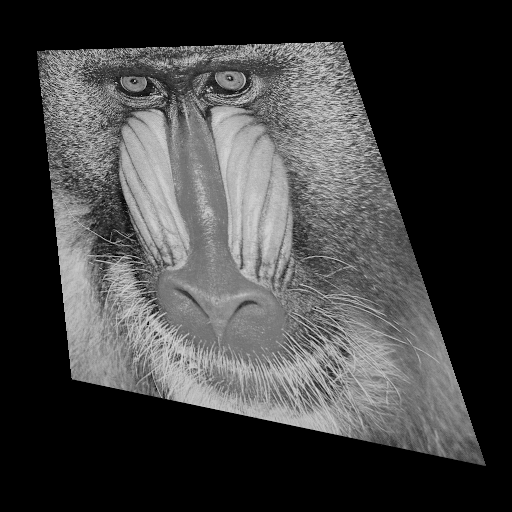
#> input picture img/baboon_perspectiva.png, 512 x 512 px
$ python fun.py
#> lines starting #> are read from the running program, lines starting #| are printed output that depends on the picture; after the words box and inside, x2 and y2 are one past the last pixel; in counts of white or black regions, pixels touching at a corner belong together
#> further down, img is the input picture: shape (512, 512, 3); min 0, max 232, mean 65.7
from operator import inv
from matplotlib.pyplot import hist, step
from imports import *
from config import *

# [123 lines left out: functions inter_VMP, inter_bilinear, imagem_upload, show_save_img, interpolador, escala and 1 more, not called in this run]

def perspectiva(img, args):
    # This function applies a perspective transformation to an image.
    # Init points
    pts1 = np.float32([[37,51],[342,42],[485,467],[73,380]])
    # End points
    pts2 = np.float32([[0,0],[511,0],[511,511],[0,511]])

    # Calculate the perspective transform matrix
    M = cv2.getPerspectiveTransform(pts1,pts2)
    # Apply the perspective transform to the image
    img_s = cv2.warpPerspective(img, M, (511,511))
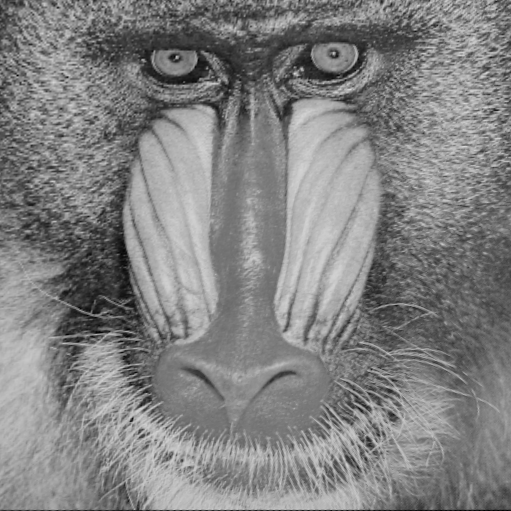
#> img_s: shape (511, 511, 3); min 2, max 220, mean 129.6

    img[51,27:47] = [255,0,0]
#> img: shape (512, 512, 3); 0.01% of pixels changed, all inside (x1, y1, x2, y2) = (27, 51, 47, 52)
    img[41:61,37] = [255,0,0]
#> img: shape (512, 512, 3); mean B, G, R 65.8, 65.7, 65.7

    img[42,332:352] = [0,255,0]
#> img: shape (512, 512, 3); mean B, G, R 65.8, 65.7, 65.7
    img[32:52,342] = [0,255,0]
#> img: shape (512, 512, 3); mean B, G, R 65.8, 65.8, 65.7

    img[467,475:495] = [0,0,255]
#> img: shape (512, 512, 3); mean B, G, R 65.8, 65.8, 65.7
    img[457:477,485] = [0,0,255]
#> img: shape (512, 512, 3); mean B, G, R 65.8, 65.8, 65.8

    img[380,63:83] = [255,255,255]
#> img: shape (512, 512, 3); mean B, G, R 65.8, 65.8, 65.8
    img[370:390,73] = [255,255,255]
#> img: shape (512, 512, 3); mean B, G, R 65.8, 65.8, 65.8

    return img_s

modo = {
    "perspectiva": perspectiva,
    "rotate": rotate,
    "escala": escala,
}


# [4 lines left out: function main, not called in this run]

if __name__ == '__main__':
    # perspectiva()
    if os.path.isfile("img/baboon.png"):
        print("Existe")
        img = cv2.imread(os.getcwd()+"/img/baboon_perspectiva.png")
        # rotate(img, 45, 1)
        # escala(img, args)
        perspectiva(img, args)
    cv2.destroyAllWindows()
